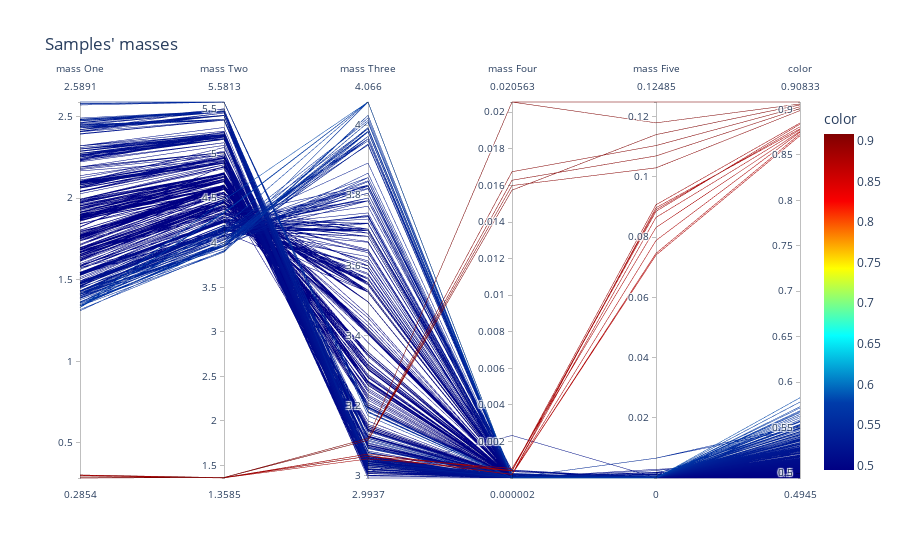
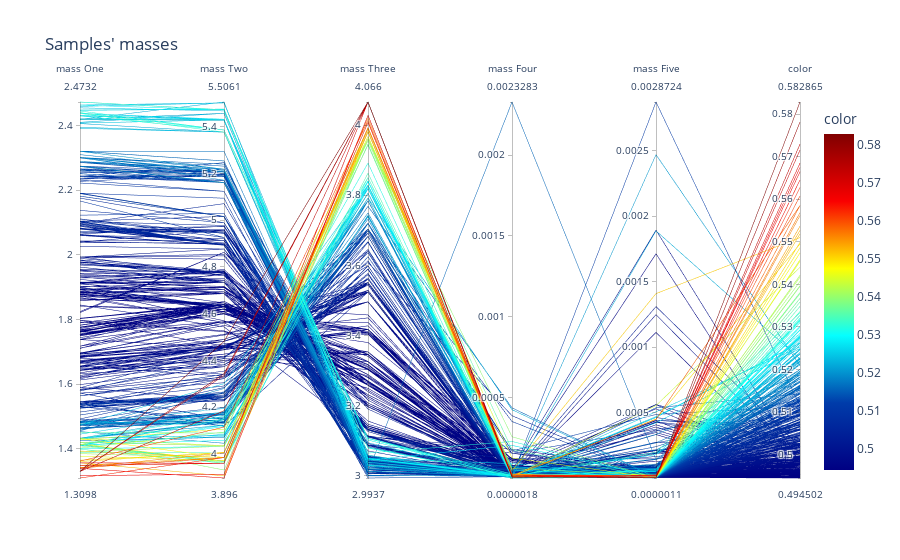

Notebook code cell kept with these figures, in order:
### Markdown cell above
#### Masses

- Figure 1.
    
    The masses seem to describe a consistent behavior on their weights. 

- Figure 2. 

    This graph shows that masses might be a good tool to understand the behavior of the weights. It's confirmed that all weights but the second have a fixed optimal mass, and the last two are close to zero.

### Code cell
fig = px.parallel_coordinates(masses, title = "Samples' masses",
                            color = fitness,
                            labels=["mass One", "mass Two", "mass Three", "mass Four", "mass Five", "Fitness"],
                            color_continuous_scale=px.colors.sequential.Jet)
fig.show()
fig = px.parallel_coordinates(masses[optimal], title = "Samples' masses",
                            color = fitness[optimal],
                            labels=["mass One", "mass Two", "mass Three", "mass Four", "mass Five", "Fitness"],
                            color_continuous_scale=px.colors.sequential.Jet)
fig.show()

### Figure 1 — Plotly figure (JSON) as saved in the notebook; plotly's stock layout.template omitted (floating-point values rounded to 4 significant figures; data arrays with more than 128 entries replaced by an {"elided": "..."} marker saying what was removed)
{"data": [{"dimensions": [{"label": "mass One", "values": {"elided": "500 float values"}}, {"label": "mass Two", "values": {"elided": "500 float values"}}, {"label": "mass Three", "values": {"elided": "500 float values"}}, {"label": "mass Four", "values": {"elided": "500 float values"}}, {"label": "mass Five", "values": {"elided": "500 float values"}}, {"label": "color", "values": {"elided": "500 float values"}}], "domain": {"x": [0, 1], "y": [0, 1]}, "line": {"color": {"elided": "500 float values"}, "coloraxis": "coloraxis"}, "name": "", "type": "parcoords"}], "layout": {"coloraxis": {"colorbar": {"title": {"text": "color"}}, "colorscale": [[0, "rgb(0,0,131)"], [0.2, "rgb(0,60,170)"], [0.4, "rgb(5,255,255)"], [0.6, "rgb(255,255,0)"], [0.8, "rgb(250,0,0)"], [1, "rgb(128,0,0)"]]}, "legend": {"tracegroupgap": 0}, "title": {"text": "Samples' masses"}}}

### Figure 2 — Plotly figure (JSON) as saved in the notebook; plotly's stock layout.template omitted (floating-point values rounded to 4 significant figures; data arrays with more than 128 entries replaced by an {"elided": "..."} marker saying what was removed)
{"data": [{"dimensions": [{"label": "mass One", "values": {"elided": "464 float values"}}, {"label": "mass Two", "values": {"elided": "464 float values"}}, {"label": "mass Three", "values": {"elided": "464 float values"}}, {"label": "mass Four", "values": {"elided": "464 float values"}}, {"label": "mass Five", "values": {"elided": "464 float values"}}, {"label": "color", "values": {"elided": "464 float values"}}], "domain": {"x": [0, 1], "y": [0, 1]}, "line": {"color": {"elided": "464 float values"}, "coloraxis": "coloraxis"}, "name": "", "type": "parcoords"}], "layout": {"coloraxis": {"colorbar": {"title": {"text": "color"}}, "colorscale": [[0, "rgb(0,0,131)"], [0.2, "rgb(0,60,170)"], [0.4, "rgb(5,255,255)"], [0.6, "rgb(255,255,0)"], [0.8, "rgb(250,0,0)"], [1, "rgb(128,0,0)"]]}, "legend": {"tracegroupgap": 0}, "title": {"text": "Samples' masses"}}}
